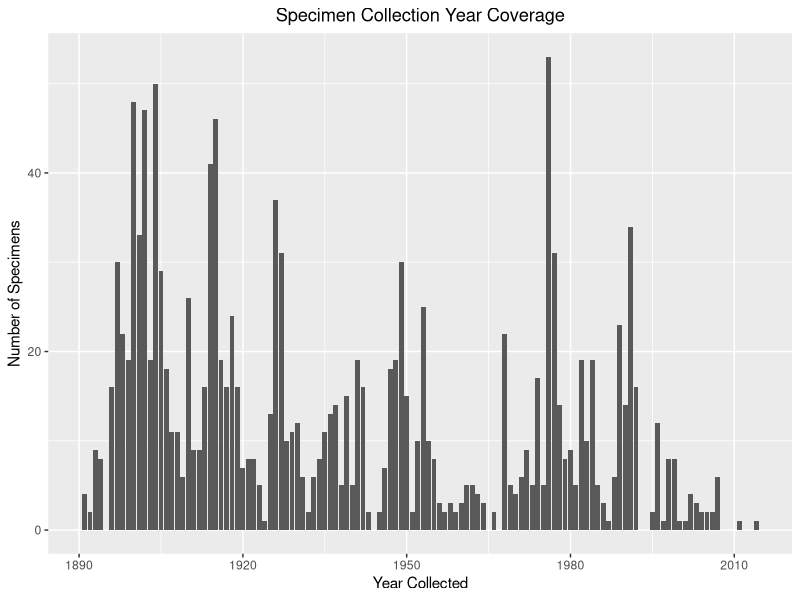
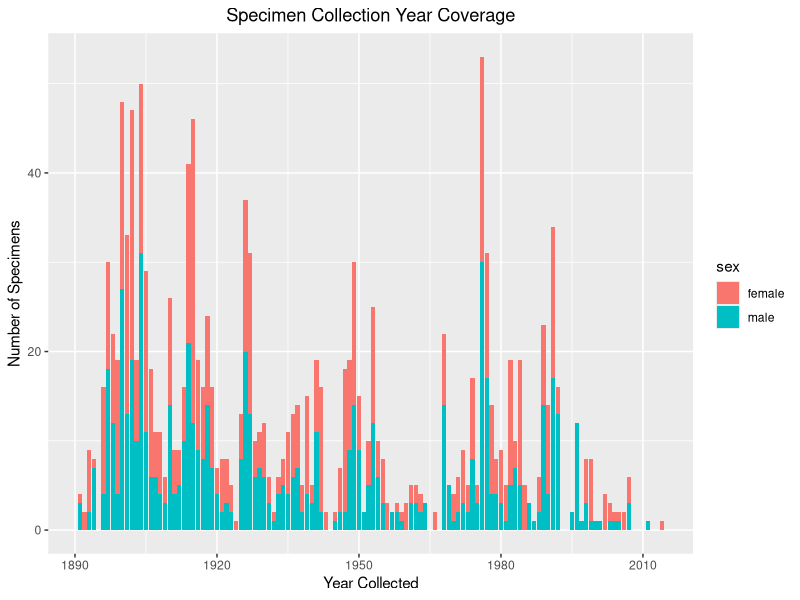
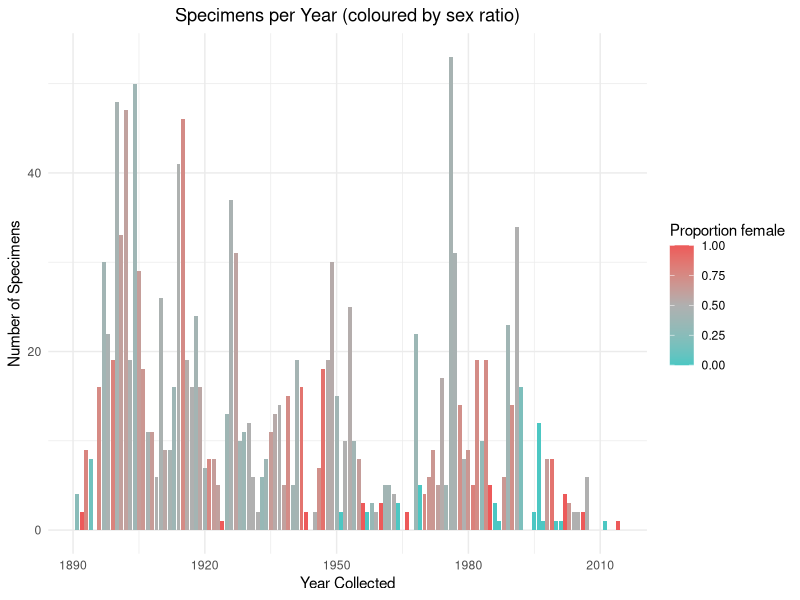
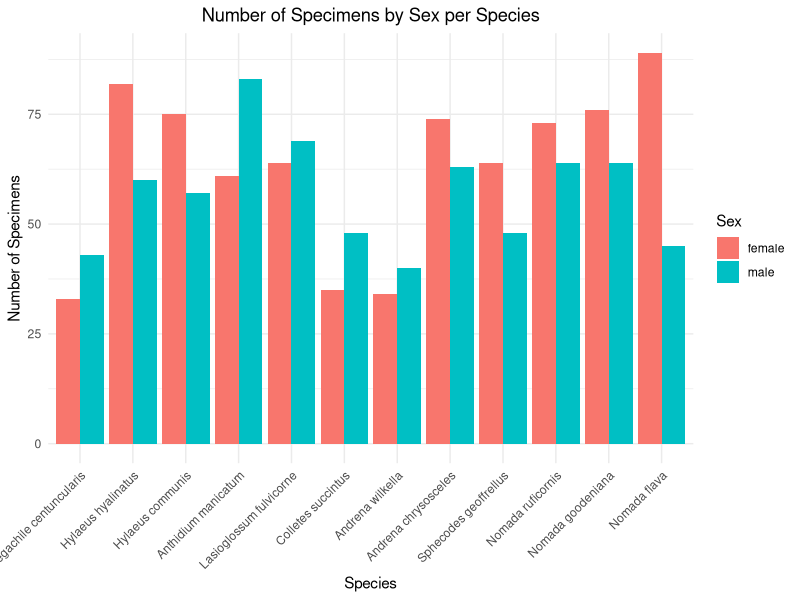
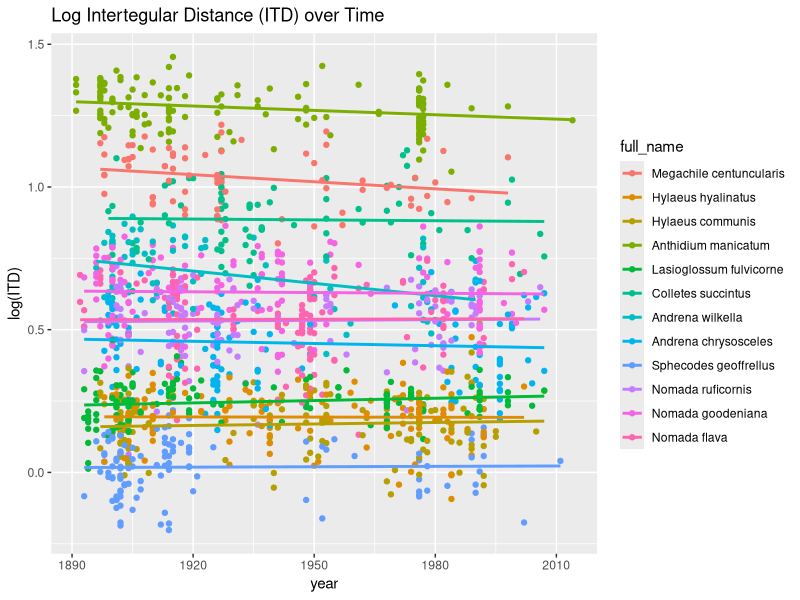
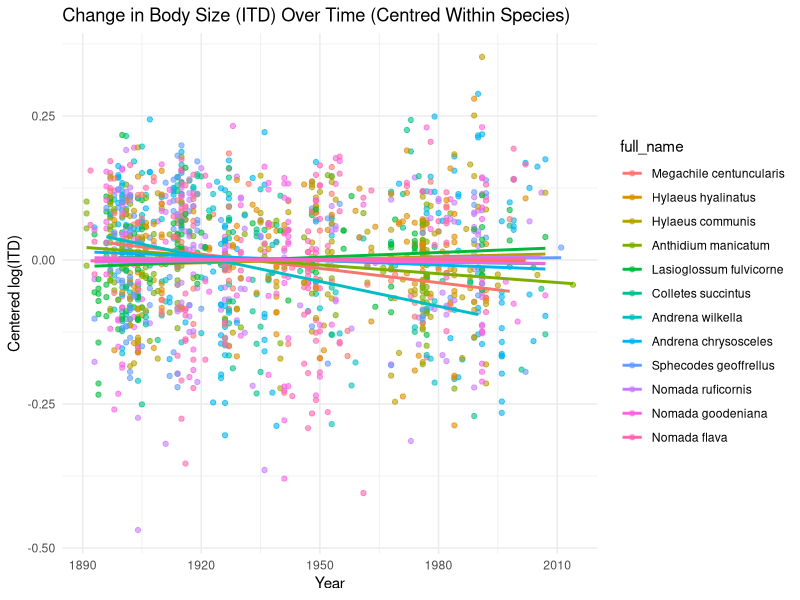

The R source for these figures, in order:

library(ggplot2)
library(dplyr)


# Read in the dataset

bees_explore <- read.csv("Data/14_04_26_bees_temps_5km.csv")


# Shorten measurement names
bees_explore <- bees_explore %>%
  rename(
    HW = HW_mm,
    ITD = intertegular_distance_mm,
    FW = FW_length_mm,
    tibia = tibia_length_mm
  )


# Set species order so they are organised by ecology and consistent across plots
species_order <- c(
  "Megachile centuncularis",
  "Hylaeus hyalinatus",
  "Hylaeus communis",
  "Anthidium manicatum",
  "Lasioglossum fulvicorne",
  "Colletes succintus",
  "Andrena wilkella",
  "Andrena chrysosceles",
  "Sphecodes geoffrellus",
  "Nomada ruficornis",
  "Nomada goodeniana",
  "Nomada flava"
)
bees_explore$full_name <- factor(bees_explore$full_name, levels = species_order)


# Plot the number of bee specimens measured from each year

ggplot(bees_explore, aes(x = year)) + geom_bar() + ggtitle("Specimen Collection Year Coverage") + theme(plot.title = element_text(hjust = 0.5)) + xlab("Year Collected") + ylab("Number of Specimens")

# With no. of each sex shown
ggplot(bees_explore, aes(x = year, fill = sex)) +
  geom_bar() +
  ggtitle("Specimen Collection Year Coverage") +
  theme(plot.title = element_text(hjust = 0.5)) +
  xlab("Year Collected") +
  ylab("Number of Specimens")



# Specimens per year coloured by sex ratio

year_sex <- bees_explore %>%
  group_by(year) %>%
  summarise(
    n_total = n(),
    n_female = sum(sex == "female"),
    prop_female = n_female / n_total
  )
ggplot(year_sex, aes(x = year, y = n_total, fill = prop_female)) +
  geom_col() +
  scale_fill_gradient2(low = "#4cc7c3", mid = "#b0b0b0", high = "#ed5a5a", midpoint = 0.5,
                      name = "Proportion female") +
  ggtitle("Specimens per Year (coloured by sex ratio)") +
  theme_minimal() +
  theme(plot.title = element_text(hjust = 0.5)) +
  xlab("Year Collected") +
  ylab("Number of Specimens")



# Plot the number of specimens of each sex for each species
ggplot(bees_explore, aes(x = full_name, fill = sex)) +
  geom_bar(position = "dodge") +
  labs(
    title = "Number of Specimens by Sex per Species",
    x = "Species",
    y = "Number of Specimens",
    fill = "Sex"
  ) +
  theme_minimal() +
  theme(
    plot.title = element_text(hjust = 0.5),
    axis.text.x = element_text(angle = 45, hjust = 1)
  )

# Visualise the data with each measurement over time


# All species together but log transformed
ggplot(bees_explore, aes(x = year, y = log(ITD), color = full_name))+
  geom_point() +
  geom_smooth(method = "lm", se = FALSE) +
  ggtitle("Log Intertegular Distance (ITD) over Time") 



library(dplyr)

bees_explore <- bees_explore %>%
  mutate(log_ITD = log(ITD)) %>%
  group_by(full_name) %>%
  mutate(log_ITD_centered = log_ITD - mean(log_ITD, na.rm = TRUE)) %>%
  ungroup()

library(ggplot2)

ggplot(bees_explore, aes(x = year, y = log_ITD_centered, color = full_name)) +
  geom_point(alpha = 0.6) +
  geom_smooth(method = "lm", se = FALSE) +
  labs(
    title = "Change in Body Size (ITD) Over Time (Centred Within Species)",
    y = "Centered log(ITD)",
    x = "Year"
  ) +
  theme_minimal()
